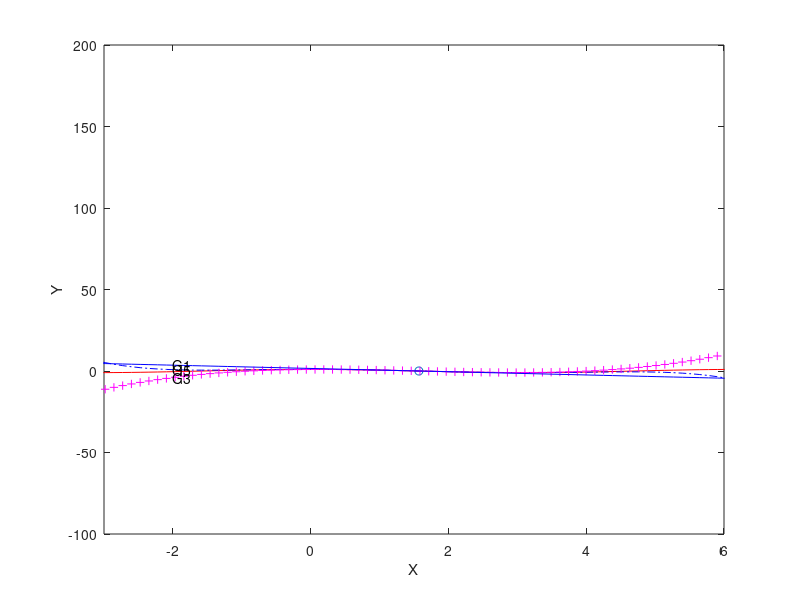

Here is the MATLAB script that generated this plot:
x0 = pi/2;
x = linspace(-2*pi, 2*pi);

% Grade 1 Polynomial

p1 = @ (x) ( -(x - x0));


% Grade 3 Polynomial

p3 = @ (x) ( -(x - x0) + (1/6)*(x - x0).^3);

% Grade 5 Polynimial

p5 = @ (x) ( -(x - x0) + (1/6)*(x - x0).^3 - (1/120)*(x - x0).^5);

vr = cos(pi/3);
va = p3(pi/3);

% Absolute Error
ae = abs(vr - va);

% Relative Error
re = abs((vr-va)/vr);

% Percentual Relative Error
pre = abs((vr-va)/vr) * 100;

fprintf('Errors: %f %f %f', ae, re, pre);

% Plots
x0 = pi/2;
x = linspace(-2*pi, 2*pi);

% Original Function
figure(1);
plot(x, cos(x), 'r');
xlabel('X');
ylabel('Y');
xlim([-3 6]);
hold on;
plot(x0, cos(x0), 'o');

% Plot Grade 5 Polynomial
plot(x, p5(x), '-.b');
title = 'G5';
text(-2, p5(-2), title);

% Plot Grade 3 Polynomial
plot(x, p3(x), '+m');
title = 'G3';
text(-2, p3(-2), title);

% Plot Grade 1 Polynomial
plot(x, p1(x), 'b');
title = 'G1';
text(-2, p1(-2), title);